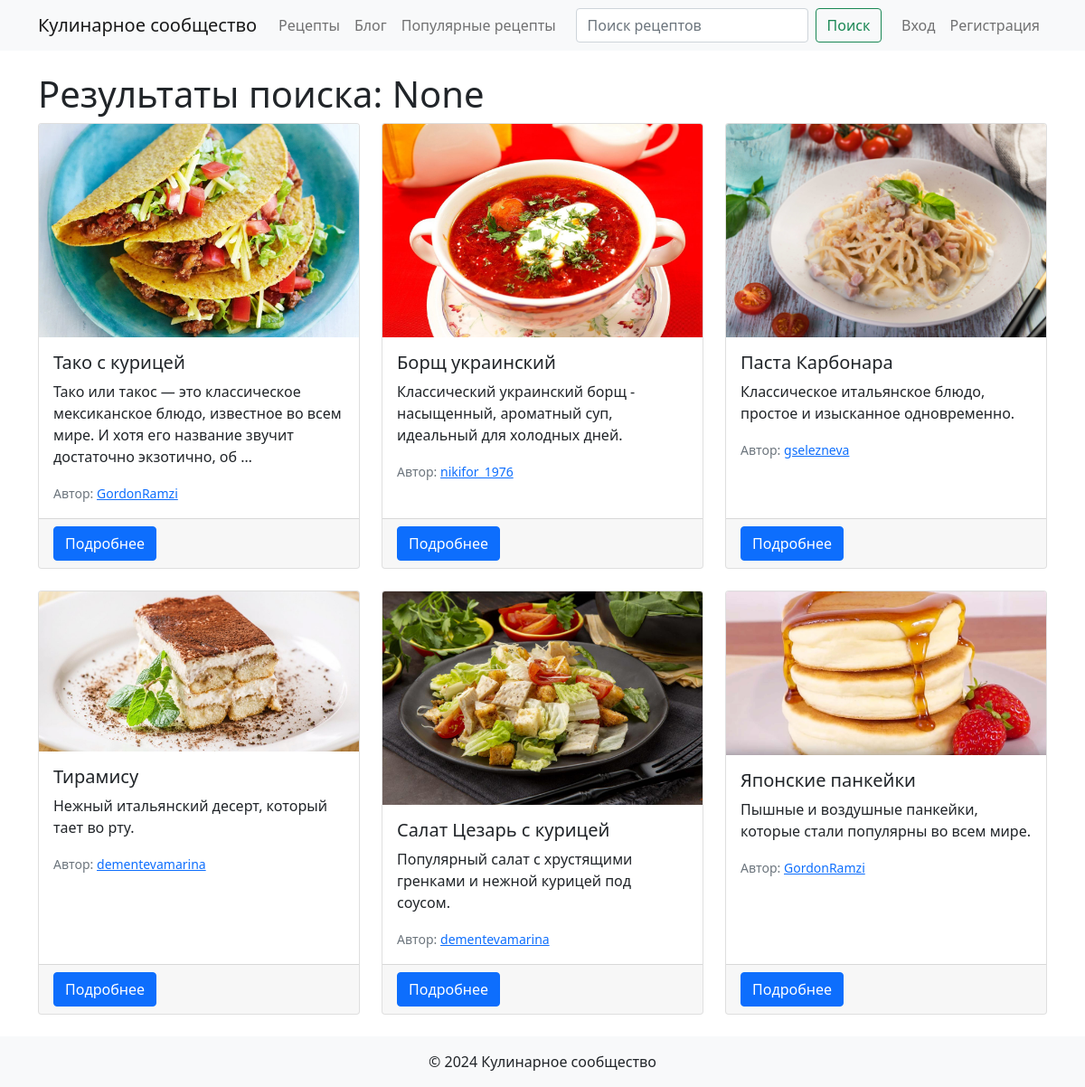
The app's page /search/ with its own data.
### recipes/models.py (models this page shows, shortened)
class Recipe(models.Model):
    title = models.CharField(max_length=200)
    description = models.TextField()
    ingredients = models.TextField()
    instructions = models.TextField()
    image = models.ImageField(upload_to='recipes/', blank=True, null=True)
    author = models.ForeignKey(User, on_delete=models.CASCADE)
    created_at = models.DateTimeField(auto_now_add=True)
    updated_at = models.DateTimeField(auto_now=True)
    tags = TaggableManager()
    likes = models.ManyToManyField(User, related_name='liked_recipes', blank=True)
    objects = models.Manager()
    popular = PopularRecipeManager()

### recipes/views.py (the view)
# urls.py: path('search/', views.search_recipes, name='search_recipes'),
def search_recipes(request):
    query = request.GET.get('q')
    if query:
        recipes = Recipe.objects.filter(
            Q(title__icontains=query) |
            Q(description__icontains=query) |
            Q(ingredients__icontains=query) |
            Q(instructions__icontains=query)
        ).distinct()
    else:
        recipes = Recipe.objects.all()
    paginator = Paginator(recipes, 10)
    page_number = request.GET.get('page')
    page_obj = paginator.get_page(page_number)
    return render(request, 'recipes/search_results.html', {'page_obj': page_obj, 'query': query})

### templates/recipes/search_results.html (shortened to what this page needs)
{% extends 'base.html' %}
{% block content %}
    <h1>Результаты поиска: {{ query }}</h1>
    {% if page_obj %}
        <div class="row row-cols-1 row-cols-md-3 g-4">
            {% for recipe in page_obj %}
                <div class="col">
                    <div class="card h-100">
                        {% if recipe.image %}
                            <img src="{{ recipe.image.url }}" class="card-img-top" alt="{{ recipe.title }}">
                        {% endif %}
                        <div class="card-body">
                            <h5 class="card-title">{{ recipe.title }}</h5>
                            <p class="card-text">{{ recipe.description|truncatewords:20 }}</p>
                            <p class="card-text"><small class="text-muted">Автор: <a href="{% url 'user_recipes' recipe.author.username %}">{{ recipe.author.username }}</a></small></p>
                        </div>
                        <div class="card-footer">
                            <a href="{% url 'recipe_detail' recipe.pk %}" class="btn btn-primary">Подробнее</a>
                        </div>
                    </div>
                </div>
            {% endfor %}
        </div>
    {% else %}
        <p>По вашему запросу ничего не найдено.</p>
    {% endif %}
{% endblock %}

### records on screen
Recipe: image (picture), title "Тако с курицей", description "Тако или такос — это классическое мексиканское блюдо, известное во всем мире. И хотя его название звучит достаточно экзотично, об …", author.username "GordonRamzi"
Recipe: image (picture), title "Борщ украинский", description "Классический украинский борщ - насыщенный, ароматный суп, идеальный для холодных дней.", author.username "nikifor_1976"
Recipe: image (picture), title "Паста Карбонара", description "Классическое итальянское блюдо, простое и изысканное одновременно.", author.username "gselezneva"
Recipe: image (picture), title "Тирамису", description "Нежный итальянский десерт, который тает во рту.", author.username "dementevamarina"
Recipe: image (picture), title "Салат Цезарь с курицей", description "Популярный салат с хрустящими гренками и нежной курицей под соусом.", author.username "dementevamarina"
Recipe: image (picture), title "Японские панкейки", description "Пышные и воздушные панкейки, которые стали популярны во всем мире.", author.username "GordonRamzi"

### other values on screen
{{ query }} "None"
